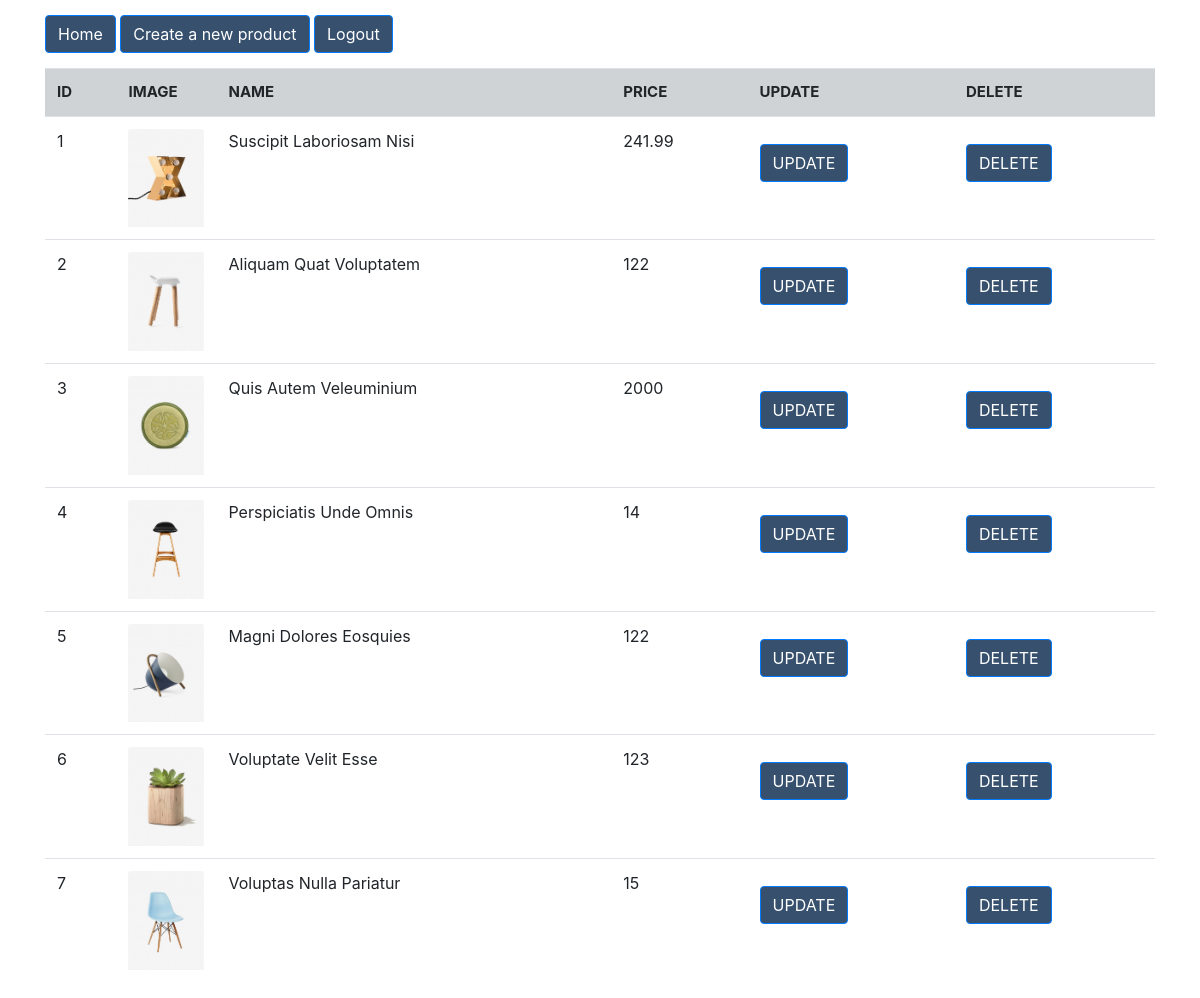
The page /manageproducts.php (signed in) on the database its author committed.
### tables this page shows
CREATE TABLE IF NOT EXISTS `products` (
  `product_id` int(11) NOT NULL AUTO_INCREMENT,
  `product_name` varchar(255) NOT NULL,
  `product_price` double NOT NULL,
  `product_description` text NOT NULL,
  `product_picture` text NOT NULL,
  `product_qty` int(11) NOT NULL,
  `create_at` datetime NOT NULL,
  `product_favourite` int(11) NOT NULL,
  PRIMARY KEY (`product_id`)
);

### app/models/Db.php (called while the page is built, shortened)
<?php
class Db
{
    public static $connection = NULL;
    public function __construct()
    {
        if(!self::$connection) {
            self::$connection = new mysqli(DB_HOST, DB_USER, DB_PASS, DB_NAME, DB_PORT);
            self::$connection->set_charset('utf8mb4');
        }
        return self::$connection;
    }
    public function select($sql)
    {
        $sql->execute();
        $items = $sql->get_result()->fetch_all(MYSQLI_ASSOC);
        return $items;
    }
}

### app/models/ProductModel.php (called while the page is built, shortened)
<?php
class ProductModel extends Db
{
    public function getProducts()
    {
        $sql = parent::$connection->prepare("SELECT * from products");
        return parent::select($sql);
    }
}

### manageproducts.php (the view, shortened to what this page needs)
<?php
$productModel = new ProductModel();
$productList = $productModel->getProducts();
?>
<!DOCTYPE html>
<html lang="en">
<head>
    <link rel="stylesheet" href="https://cdn.jsdelivr.net/npm/bootstrap@4.5.3/dist/css/bootstrap.min.css">
</head>
<body>
    <div class="container">
    <a href="index.php" class="btn btn-primary">Home</a>
        <a href="createproduct.php" class="btn btn-primary">Create a new product</a>
        <a href="logout.php" class="btn btn-primary">Logout</a>
        <table class="table">
            <tr class="thread">
                <td>ID</td>
                <td class="photo">IMAGE</td>
                <td>NAME</td>
                <td>PRICE</td>
                <td>UPDATE</td>
                <td>DELETE</td>
            </tr>
            <?php
            foreach ($productList as $item) {
            ?>
                <tr>
                    <td><?php echo $item['product_id'] ?></td>
                    <td>
                        <?php
                        $productPath = strtolower(str_replace(' ', '-', $item['product_name'])) . '-' . $item['product_id'];
                        ?>
                        <a href="product.php/<?php echo $productPath ?>">
                            <img src="image/cache/catalog/demo/product/<?php echo explode(",", $item['product_picture'])[0] ?>" class="card-img-top img-fluid" alt="..." style="width:100px;">
                        </a>
                    </td>
                    <td><?php echo $item['product_name'] ?></td>
                    <td><?php echo $item['product_price'] ?></td>
                    <td>
                        <a href="updateproduct.php?update=<?php echo  $item['product_id'] ?>" class="btn btn-primary">UPDATE</a>
                    </td>
                    <td>
                        <form action="deleteproduct.php?delete=<?php echo  $item['product_id'] ?>" method="post" onsubmit="return confirm('Ban chac chan muon xoa san pham ?')">
                            <button type="submit" class="btn btn-primary">DELETE</button>
                        </form>
                    </td>
                </tr>
            <?php } ?>
        </table>
    </div>
</body>
</html>

### manageproducts.php (style rules this page uses)
td.photo { width: 100px; }
.thread td { background: #cfd3d6; font-size: 15px; font-weight: bolder; }
.btn-primary { background-color: #36506d; margin: 15px 0; }

### rows shown on the page
products: product_id "1", product_picture (picture), product_name "Suscipit Laboriosam Nisi", product_price "241.99"
products: product_id "2", product_picture (picture), product_name "Aliquam Quat Voluptatem", product_price "122"
products: product_id "3", product_picture (picture), product_name "Quis Autem Veleuminium", product_price "2000"
products: product_id "4", product_picture (picture), product_name "Perspiciatis Unde Omnis", product_price "14"
products: product_id "5", shows a picture, product_name "Magni Dolores Eosquies", product_price "122"
products: product_id "6", shows a picture, product_name "Voluptate Velit Esse", product_price "123"
products: product_id "7", shows a picture, product_name "Voluptas Nulla Pariatur", product_price "15"
